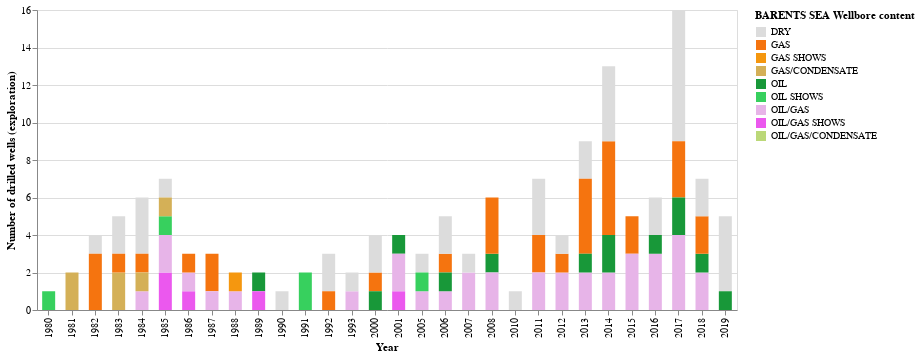

Notebook code cell kept with this figure:
### Code cell
chart_region('BARENTS SEA')

### Figure 1 — Vega-Lite specification as saved in the notebook (floating-point values rounded to 4 significant figures; data arrays with more than 128 entries replaced by an {"elided": "..."} marker saying what was removed)
{"$schema": "https://vega.github.io/schema/vega-lite/v3.4.0.json", "config": {"mark": {"tooltip": null}, "view": {"height": 300, "width": 400}}, "data": {"name": "data-b90ad0cf3c97ccc3397681b3cd5f302d"}, "datasets": {"data-b90ad0cf3c97ccc3397681b3cd5f302d": {"elided": "141 records"}}, "encoding": {"color": {"field": "wlbContent", "legend": {"title": "BARENTS SEA Wellbore content"}, "scale": {"domain": ["DRY", "GAS", "GAS SHOWS", "GAS/CONDENSATE", "OIL", "OIL SHOWS", "OIL/GAS", "OIL/GAS SHOWS", "OIL/GAS/CONDENSATE"], "range": ["#DCDCDC", "#F5740F", "#F5970F", "#D4B057", "#189839", "#37D05E", "#E7B4E8", "#EB58EE", "#BBD878"]}, "type": "nominal"}, "x": {"axis": {"title": "Year"}, "field": "wlbEntryYear", "type": "nominal"}, "y": {"aggregate": "count", "axis": {"title": "Number of drilled wells (exploration)"}, "type": "quantitative"}}, "height": 300, "mark": {"size": 13, "type": "bar"}, "width": 700}
